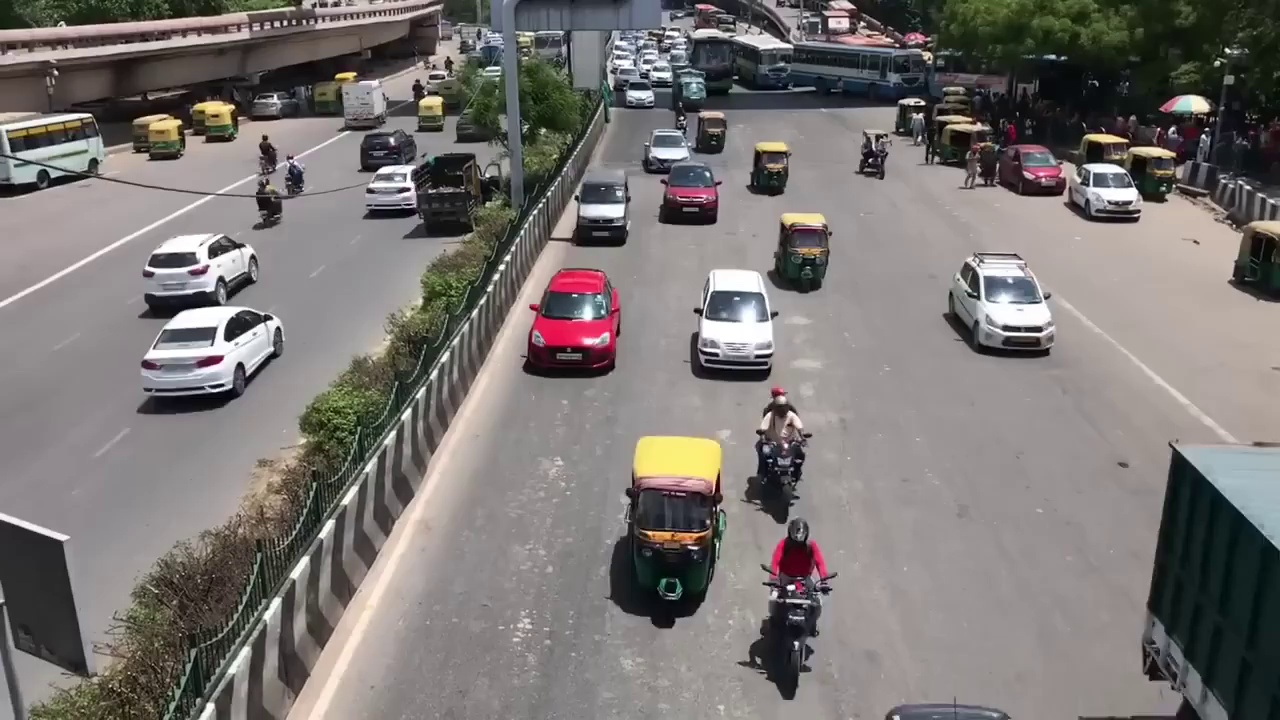
#> input picture edge_model/testimages/north_frame1.jpg, 1280 x 720 px; the run also reads 2 pictures not shown here
$ python roi_configurator.py --image ../testimages/north_frame1.jpg
#> lines starting #> are read from the running program, lines starting #| are printed output that depends on the picture
"""
Northern Blades V5.5 — Manual ROI Configurator
================================================
Interactive tool to define 3 ROI zones per camera image:
  1. INCOMING zone — where vehicles approach the intersection
  2. OUTGOING zone — where vehicles leave the intersection
  3. EXIT zone    — the exit box (jam detection for Rank 0 Veto)

Usage:
    python edge/roi_configurator.py --image "testimages/t1.jpg" --lane North
    python edge/roi_configurator.py --image "testimages/t2.webp" --lane South

Instructions:
    1. A window opens showing your camera image.
    2. Click points to draw each ROI polygon.
    3. Press 'n' to finish the current zone and move to the next.
    4. Press 'u' to undo the last point.
    5. Press 'r' to reset the current zone.
    6. Press 's' to save all zones and exit.
    7. Press 'q' to quit without saving.

Output:
    Saves to edge/roi_config.json with polygons per lane.
"""

import argparse
import json
import os
import sys
import cv2
import numpy as np
import copy

SCRIPT_DIR = os.path.dirname(os.path.abspath(__file__))
CONFIG_PATH = os.path.join(SCRIPT_DIR, "roi_config.json")

ZONE_NAMES = ["incoming", "outgoing", "exit"]
ZONE_COLORS = {
    "incoming": (0, 255, 0),    # Green
    "outgoing": (0, 165, 255),  # Orange
    "exit":     (0, 0, 255),    # Red
}
ZONE_LABELS = {
    "incoming": "INCOMING ZONE (vehicles approaching intersection)",
    "outgoing": "OUTGOING ZONE (vehicles leaving intersection)",
    "exit":     "EXIT ZONE (jam detection — Rank 0 Gridlock Veto)",
}


class ROIConfigurator:
    def __init__(self, image_path, lane_name):
        self.image_path = image_path
        self.lane_name = lane_name
        self.original = cv2.imread(image_path)
        if self.original is None:
            print(f"[ERROR] Cannot read image: {image_path}")
            sys.exit(1)

        self.h, self.w = self.original.shape[:2]
        # Scale down for display if image is too large
        self.scale = 1.0
        max_display = 1200
        if self.w > max_display or self.h > max_display:
            self.scale = max_display / max(self.w, self.h)

        self.display_w = int(self.w * self.scale)
        self.display_h = int(self.h * self.scale)
        self.display_img = cv2.resize(self.original, (self.display_w, self.display_h))

        self.current_zone_idx = 0
        self.zones = {name: [] for name in ZONE_NAMES}  # Points in ORIGINAL coords
        self.current_points = []  # Points in DISPLAY coords (for the zone being drawn)

        self.window_name = f"ROI Configurator — {lane_name} Lane"

    def _display_to_original(self, pt):
        """Convert display coordinates to original image coordinates."""
        return (int(pt[0] / self.scale), int(pt[1] / self.scale))

    def _original_to_display(self, pt):
        """Convert original image coordinates to display coordinates."""
        return (int(pt[0] * self.scale), int(pt[1] * self.scale))

    # [4 lines left out: function mouse_callback, not called in this run]

    def redraw(self):
        canvas = self.display_img.copy()

        # Draw already-completed zones
        for zone_name, pts_orig in self.zones.items():
            if pts_orig:
                pts_disp = [self._original_to_display(p) for p in pts_orig]
                color = ZONE_COLORS[zone_name]
                overlay = canvas.copy()
                cv2.fillPoly(overlay, [np.array(pts_disp, dtype=np.int32)], color)
                cv2.addWeighted(overlay, 0.25, canvas, 0.75, 0, canvas)
                cv2.polylines(canvas, [np.array(pts_disp, dtype=np.int32)], True, color, 2)
                # Label
                cx = int(np.mean([p[0] for p in pts_disp]))
                cy = int(np.mean([p[1] for p in pts_disp]))
                cv2.putText(canvas, zone_name.upper(), (cx - 40, cy),
                            cv2.FONT_HERSHEY_SIMPLEX, 0.6, color, 2)

        # Draw current zone being drawn
        if self.current_zone_idx < len(ZONE_NAMES):
            zone_name = ZONE_NAMES[self.current_zone_idx]
            color = ZONE_COLORS[zone_name]

            if len(self.current_points) > 0:
                for pt in self.current_points:
                    cv2.circle(canvas, pt, 5, color, -1)
                if len(self.current_points) > 1:
                    cv2.polylines(canvas, [np.array(self.current_points, dtype=np.int32)],
                                  False, color, 2)

        # Instructions bar at top
        bar_h = 55
        cv2.rectangle(canvas, (0, 0), (self.display_w, bar_h), (0, 0, 0), -1)

        if self.current_zone_idx < len(ZONE_NAMES):
            zone_name = ZONE_NAMES[self.current_zone_idx]
            color = ZONE_COLORS[zone_name]
            label = ZONE_LABELS[zone_name]
            cv2.putText(canvas, f"Draw: {label}", (10, 22),
                        cv2.FONT_HERSHEY_SIMPLEX, 0.5, color, 1)
            cv2.putText(canvas, "Click=add point | N=next zone | U=undo | R=reset | S=save | Q=quit",
                        (10, 45), cv2.FONT_HERSHEY_SIMPLEX, 0.4, (180, 180, 180), 1)
        else:
            cv2.putText(canvas, "All zones drawn! Press S to save, Q to quit.",
                        (10, 30), cv2.FONT_HERSHEY_SIMPLEX, 0.6, (0, 255, 0), 2)

        # Lane info bar at bottom
        cv2.rectangle(canvas, (0, self.display_h - 25), (self.display_w, self.display_h), (0, 0, 0), -1)
        cv2.putText(canvas, f"Lane: {self.lane_name} | Zone {self.current_zone_idx + 1}/3 | "
                    f"Points: {len(self.current_points)}",
                    (10, self.display_h - 8), cv2.FONT_HERSHEY_SIMPLEX, 0.4, (150, 150, 150), 1)

        cv2.imshow(self.window_name, canvas)

    # [46 lines left out: functions finalize_current_zone, save_config, not called in this run]

    def run(self):
        """Main interactive loop."""
        print(f"\n{'='*60}")
        print(f"  ROI CONFIGURATOR — {self.lane_name} Lane")
        print(f"  Image: {self.image_path} ({self.w}×{self.h})")
        print(f"{'='*60}")
        print(f"\nDraw 3 zones in order:")
        for i, name in enumerate(ZONE_NAMES):
            print(f"  {i+1}. {ZONE_LABELS[name]}")
        print(f"\nControls:")
        print(f"  Click  = Add a point")
        print(f"  N      = Finish this zone, move to next")
        print(f"  U      = Undo last point")
        print(f"  R      = Reset current zone")
        print(f"  S      = Save all zones and exit")
        print(f"  Q      = Quit without saving\n")

        cv2.namedWindow(self.window_name, cv2.WINDOW_AUTOSIZE)
        cv2.setMouseCallback(self.window_name, self.mouse_callback)
        self.redraw()

        while True:
            key = cv2.waitKey(30) & 0xFF

            if key == ord('q'):
                print("[QUIT] Exiting without saving.")
                break

            elif key == ord('n'):
                self.finalize_current_zone()

            elif key == ord('u'):
                if self.current_points:
                    self.current_points.pop()
                    self.redraw()
                    print("[UNDO] Removed last point.")

            elif key == ord('r'):
                self.current_points = []
                self.redraw()
                print("[RESET] Current zone cleared.")

            elif key == ord('s'):
                # Finalize current zone if it has enough points
                if len(self.current_points) >= 3:
                    self.finalize_current_zone()
                self.save_config()
                break

        cv2.destroyAllWindows()


# ──────────────────────────────────────────────────────────────────
#  NON-INTERACTIVE MODE (for headless/automated use)
# ──────────────────────────────────────────────────────────────────

# [48 lines left out: function auto_roi_from_image, not called in this run]


# ──────────────────────────────────────────────────────────────────
#  ENTRY POINT
# ──────────────────────────────────────────────────────────────────

def run_all_lanes():
    """
    Auto-discover test images and run the ROI configurator
    for all 4 lanes sequentially. Works without any arguments.
    """
    ROOT = os.path.dirname(SCRIPT_DIR)
    test_dir = os.path.join(ROOT, "testimages")

    # Lane ID → expected frame image mapping
    lane_images = {
        "001": os.path.join(test_dir, "north_frame1.jpg"),
        "002": os.path.join(test_dir, "south_frame1.jpg"),
        "003": os.path.join(test_dir, "east_frame1.jpg"),
        "004": os.path.join(test_dir, "west_frame1.jpg"),
    }

    print(f"\n{'='*60}")
    print(f"  NORTHERN BLADES — ROI CONFIGURATOR")
    print(f"{'='*60}")
    print(f"\n  Lane to image mapping:")
    for lane, img in lane_images.items():
        status = os.path.basename(img) if os.path.exists(img) else "NOT FOUND"
        print(f"    {lane}: {status}")

    print(f"\n  You will draw 3 zones per lane:")
    print(f"    1. INCOMING (Green)  — vehicles approaching")
    print(f"    2. OUTGOING (Orange) — vehicles leaving")
    print(f"    3. EXIT (Red)        — jam detection zone")
    print(f"\n  Controls: Click=point | N=next zone | U=undo | R=reset | S=save | Q=skip\n")

    for lane, img_path in lane_images.items():
        if os.path.exists(img_path):
            print(f"\n{'─'*60}")
            print(f"  Starting Lane {lane} ({os.path.basename(img_path)})...")
            print(f"{'─'*60}")
            configurator = ROIConfigurator(img_path, lane)
            configurator.run()
        else:
            print(f"\n[SKIP] {lane} — image not found: {img_path}")
#> this loop made 4 passes; (key q is pressed on pass 1)
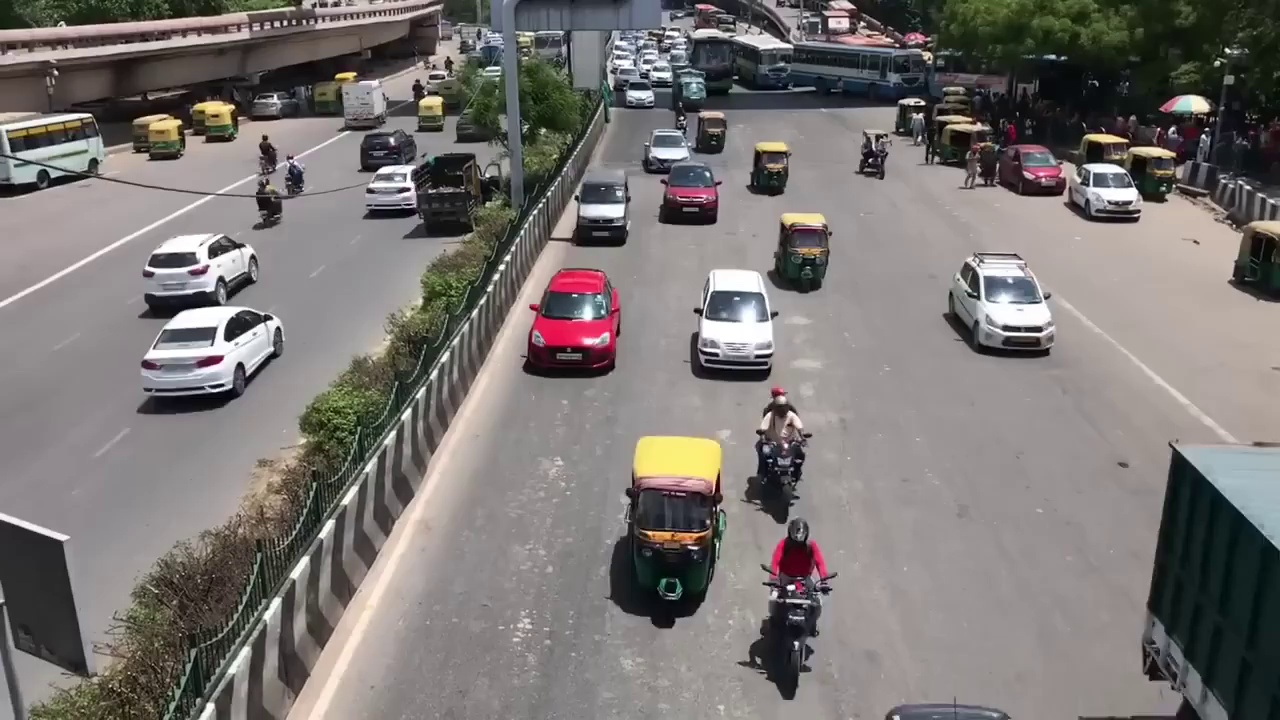
#> input picture edge_model/testimages/north_frame1.jpg, 1280 x 720 px
#> pass 1, in redraw, `cv2.imshow(self.window_name, canvas)`:
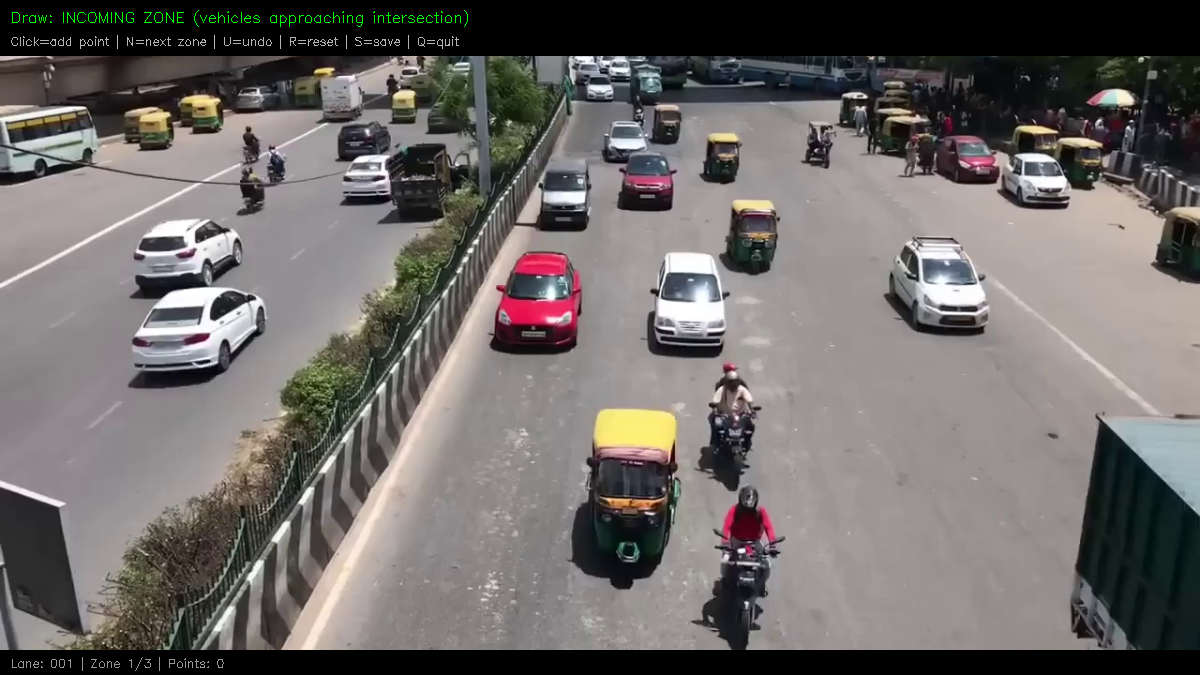
#> window 'ROI Configurator — 001 Lane': shape (675, 1200, 3); mean B, G, R 104.8, 106.7, 110.8
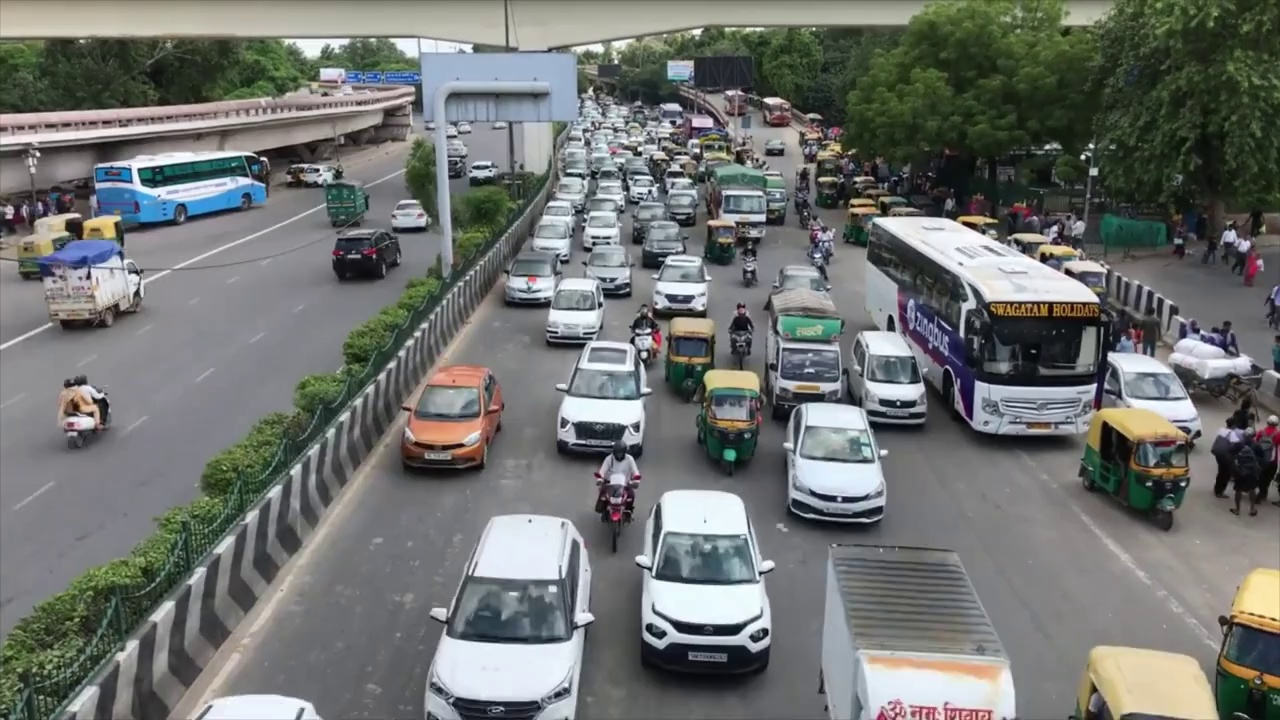
#> input picture edge_model/testimages/south_frame1.jpg, 1280 x 720 px
#> pass 2, in redraw (call 2), `cv2.imshow(self.window_name, canvas)`:
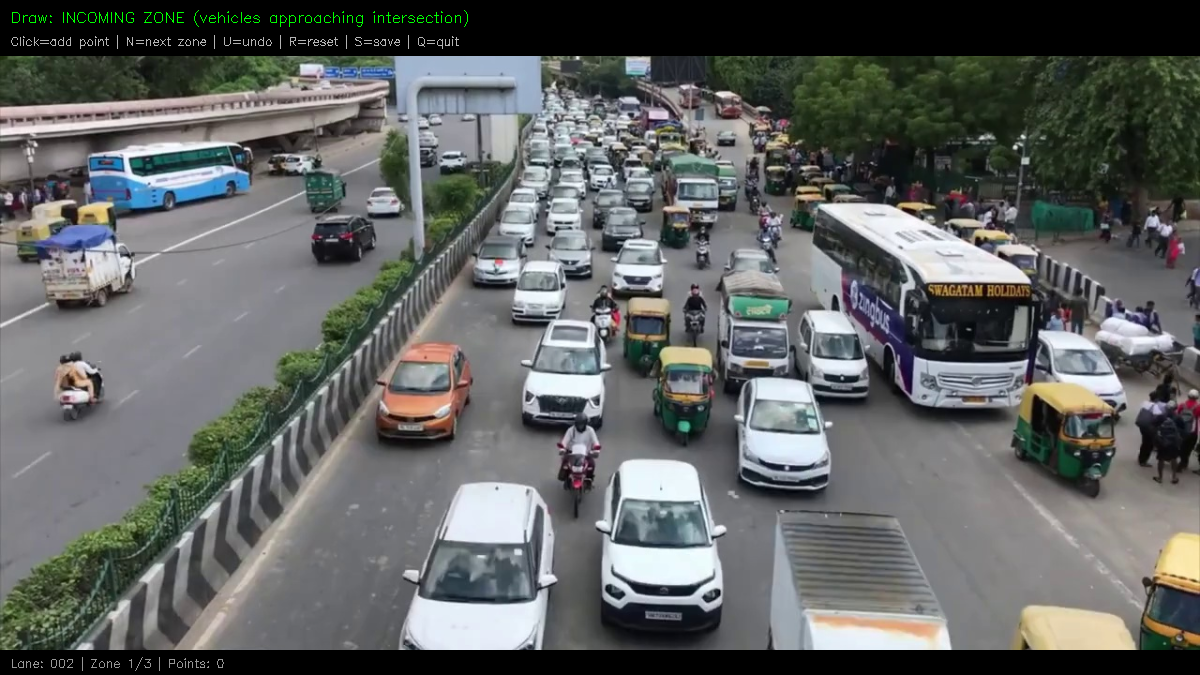
#> window 'ROI Configurator — 002 Lane': shape (675, 1200, 3); mean B, G, R 99.1, 100.4, 97.7

    print(f"\n{'='*60}")
    print(f"  ROI CONFIG COMPLETE")
    print(f"  Saved to: {CONFIG_PATH}")
    print(f"{'='*60}\n")


if __name__ == "__main__":
    parser = argparse.ArgumentParser(
        description="Northern Blades — ROI Configurator",
        formatter_class=argparse.RawTextHelpFormatter,
    )
    parser.add_argument("--image", default=None,
                        help="Camera image to draw ROIs on (optional)")
    parser.add_argument("--lane", default=None,
                        help="Lane name: North/South/East/West (optional)")
    parser.add_argument("--auto", action="store_true",
                        help="Auto-generate ROIs without interactive drawing")
    args = parser.parse_args()

    if args.image and args.lane:
        # Single-lane mode
        if args.auto:
            auto_roi_from_image(args.image, args.lane)
        else:
            configurator = ROIConfigurator(args.image, args.lane)
            configurator.run()
    else:
        # No arguments — run all 4 lanes from testimages/
        run_all_lanes()
